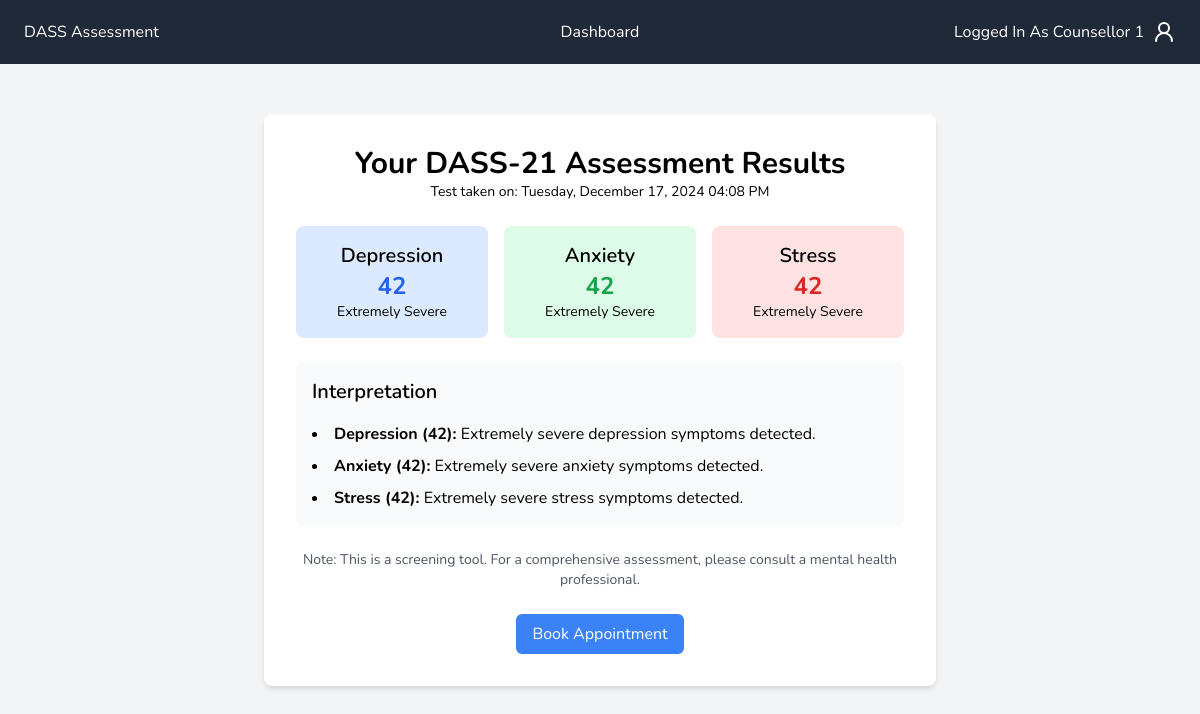
The app's page /results (signed in) with its own data.
### tables this page shows
CREATE TABLE dass_score (
            id INTEGER PRIMARY KEY AUTOINCREMENT,
            user_id INTEGER NOT NULL,
            answer TEXT NOT NULL,
            depression_score INTEGER NOT NULL,
            anxiety_score INTEGER NOT NULL,
            stress_score INTEGER NOT NULL,
            date_taken TEXT NOT NULL DEFAULT CURRENT_TIMESTAMP,
            FOREIGN KEY (user_id) REFERENCES students (id)
        );

### app.py (the view)
@app.route("/results")
@login_required
def results():
    if not session.get("user_id"):
        return redirect(url_for("login"))
    try:
        conn = get_db_connection()
        scores = conn.execute(
            "SELECT depression_score, anxiety_score, stress_score, date_taken, answer FROM dass_score WHERE user_id = ?",
            (session["user_id"],),
        ).fetchone()
        conn.close()
    except sqlite3.IntegrityError:
        scores = None
    if scores:
        return render_template("results.html", scores=scores)
    return render_template("results.html")

### app.py (called while the page is built)
def login_required(f):
    @functools.wraps(f)
    def decorated_function(*args, **kwargs):
        if not session.get("user_id"):
            return redirect(url_for("login"))
        return f(*args, **kwargs)
    return decorated_function

def dateformat(value, format="%Y-%m-%d"):
    if isinstance(value, str):
        try:
            value = datetime.fromisoformat(value.replace("Z", "+00:00"))
        except ValueError:
            return value
    if isinstance(value, datetime):
        return value.strftime(format)
    return value

### database.py (called while the page is built)
def get_db_connection():
    conn = sqlite3.connect("dass.db")
    conn.row_factory = sqlite3.Row
    return conn

### templates/results.html (shortened to what this page needs)
{% extends "base.html" %} {% block title %}DASS Assessment Results{% endblock %}
{% block content %}
    <div class="container mx-auto px-4 py-8">
        <div class="bg-white shadow-md rounded-lg p-8 max-w-2xl mx-auto">
            {% if scores %}
                <h1 class="text-3xl font-bold text-center">
                    Your DASS-21 Assessment Results
                </h1>
                <div class="text-center text-sm mb-6">
                    Test taken on: {{ scores[3] | dateformat("%A, %B %d, %Y %I:%M %p") }}
                </div>
                <div class="grid grid-cols-3 gap-4 mb-6">
                    <div class="bg-blue-100 p-4 rounded-lg text-center">
                        <h2 class="text-xl font-semibold">Depression</h2>
                        <p class="text-2xl font-bold text-blue-600">{{ scores[0] }}</p>
                        <p class="text-sm">
                            {% if scores[0] <= 9 %} Normal {% elif scores[0] <=13 %} Mild {% elif scores[0] <=20 %}
                                Moderate {% elif scores[0] <=27 %} Severe {% else %}
                                Extremely Severe {% endif %}
                        </p>
                    </div>
                    <div class="bg-green-100 p-4 rounded-lg text-center">
                        <h2 class="text-xl font-semibold">Anxiety</h2>
                        <p class="text-2xl font-bold text-green-600">{{ scores[1] }}</p>
                        <p class="text-sm">
                            {% if scores[1] <= 7 %} Normal {% elif scores[1] <=9 %} Mild {% elif scores[1] <=14 %}
                                Moderate {% elif scores[1] <=19 %} Severe {% else %}
                                Extremely Severe {% endif %}
                        </p>
                    </div>
                    <div class="bg-red-100 p-4 rounded-lg text-center">
                        <h2 class="text-xl font-semibold">Stress</h2>
                        <p class="text-2xl font-bold text-red-600">{{ scores[2] }}</p>
                        <p class="text-sm">
                            {% if scores[2] <= 14 %} Normal {% elif scores[2] <=18 %} Mild {% elif scores[2] <=25 %}
                                Moderate {% elif scores[2] <=33 %} Severe {% else %}
                                Extremely Severe {% endif %}
                        </p>
                    </div>
                </div>
                <div class="bg-gray-50 p-4 rounded-lg">
                    <h3 class="text-xl font-semibold mb-4">Interpretation</h3>
                    <ul class="list-disc list-inside space-y-2">
                        <li>
                            <strong>Depression ({{ scores[0] }}):</strong>
                            {% if scores[0] <= 9 %} Normal level of depression symptoms. {% elif scores[0] <=13 %} Mild
                                depression symptoms detected. {% elif scores[0]
          <=20 %} Moderate depression symptoms present. {% elif scores[0] <=27 %} Severe depression symptoms
                                observed. {% else %} Extremely severe
                                depression symptoms detected. {% endif %}
                        </li>
                        <li>
                            <strong>Anxiety ({{ scores[1] }}):</strong>
                            {% if scores[1] <= 7 %} Normal level of anxiety symptoms. {% elif scores[1] <=9 %} Mild
                                anxiety symptoms detected. {% elif scores[1]
          <=14 %} Moderate anxiety symptoms present. {% elif scores[1] <=19 %}
                                Severe anxiety symptoms observed. {% else %} Extremely severe anxiety
                                symptoms detected. {% endif %}
                        </li>
                        <li>
                            <strong>Stress ({{ scores[2] }}):</strong>
                            {% if scores[2] <= 14 %} Normal level of stress symptoms. {% elif scores[2] <=18 %} Mild
                                stress symptoms detected. {% elif scores[2]
          <=25 %} Moderate stress symptoms present. {% elif scores[2] <=33 %}
                                Severe stress symptoms observed. {% else %}Extremely severe stress
                                symptoms detected. {% endif %}
                        </li>
                    </ul>
                </div>
                <div class="mt-6 text-center">
                    <p class="text-sm text-gray-600">
                        Note: This is a screening tool. For a comprehensive assessment, please
                        consult a mental health professional.
                    </p>
                </div>
                <div class="flex justify-center">
                    <a
                            href="/book_appointment"
                            class="mt-6 inline-block bg-blue-500 text-white py-2 px-4 rounded-md hover:bg-blue-600"
                    >Book Appointment</a
                    >
                </div>
            {% endif %}
        </div>
    </div>
{% endblock %}

### templates/base.html (style rules this page uses)
body { font-family: "Nunito", sans-serif; }

### records on screen
dass_score: date_taken "Tuesday, December 17, 2024 04:08 PM", depression_score "42", anxiety_score "42", stress_score "42"
